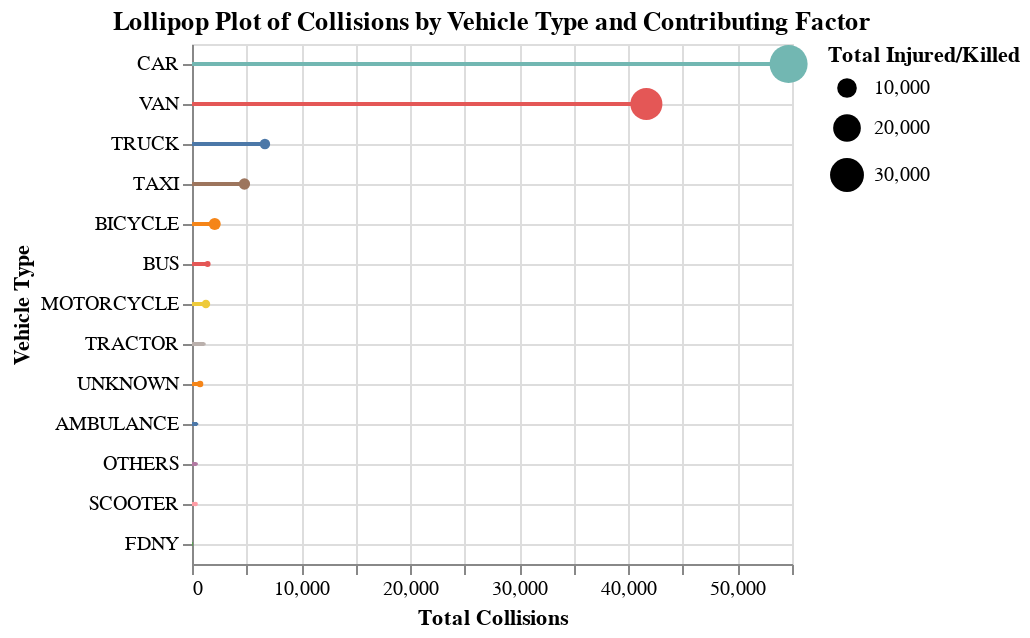

The notebook cell this image was saved under:
### Markdown cell above
BOLUDO, NORMALIZÁ EL NUMERO DE HERIDOS/MUERTOS POR EL NUMERO DE CRASHES PARA QUE SE PUEDAN VER MEJOR LAS BOLITAS

### Code cell
lolli = alt.Chart(df).mark_bar(
    size=2
).encode(
    x=alt.X('TOTAL COLLISIONS:Q',
            title='Total Collisions'),
    y=alt.Y('VEHICLE TYPE CODE 1:N',
            title='Vehicle Type',
            sort=alt.EncodingSortField(field="TOTAL COLLISIONS", order="descending"),
            axis=alt.Axis(labelAngle=0, grid=True)),
    color=alt.Color('VEHICLE TYPE CODE 1:N',
                    title='Vehicle Type',
                    legend=None),
)

pop = alt.Chart(df).mark_circle(
    tooltip=True,
    opacity=1
).encode(
    x=alt.X('TOTAL COLLISIONS:Q',
            title='Total Collisions'),
    y=alt.Y('VEHICLE TYPE CODE 1:N',
            title='Vehicle Type',
            sort=alt.EncodingSortField(
                field="TOTAL COLLISIONS",
                order="descending"),
            axis=alt.Axis(labelAngle=0, grid=True)),
    size=alt.Size('TOTAL INJURED/KILLED:Q',
                    title='Total Injured/Killed'),
    color=alt.Color('VEHICLE TYPE CODE 1:N',
                    title='Vehicle Type',
                    legend=None),
    tooltip=['VEHICLE TYPE CODE 1:N', 'TOTAL COLLISIONS:Q', 'TOTAL INJURED/KILLED:Q']
).properties(
    title='Lollipop Plot of Collisions by Vehicle Type and Contributing Factor'
)

lolli + pop

### Figure 1 — Vega specification as saved in the notebook (floating-point values rounded to 4 significant figures)
{"$schema": "https://vega.github.io/schema/vega/v5.json", "data": [{"name": "source_0"}, {"name": "data_1", "values": [{"TOTAL COLLISIONS": 470, "TOTAL COLLISIONS_end": 470.0, "TOTAL COLLISIONS_start": 0.0, "VEHICLE TYPE CODE 1": "AMBULANCE"}, {"TOTAL COLLISIONS": 2083, "TOTAL COLLISIONS_end": 2083.0, "TOTAL COLLISIONS_start": 0.0, "VEHICLE TYPE CODE 1": "BICYCLE"}, {"TOTAL COLLISIONS": 1430, "TOTAL COLLISIONS_end": 1430.0, "TOTAL COLLISIONS_start": 0.0, "VEHICLE TYPE CODE 1": "BUS"}, {"TOTAL COLLISIONS": 54690, "TOTAL COLLISIONS_end": 54690.0, "TOTAL COLLISIONS_start": 0.0, "VEHICLE TYPE CODE 1": "CAR"}, {"TOTAL COLLISIONS": 76, "TOTAL COLLISIONS_end": 76.0, "TOTAL COLLISIONS_start": 0.0, "VEHICLE TYPE CODE 1": "FDNY"}, {"TOTAL COLLISIONS": 1275, "TOTAL COLLISIONS_end": 1275.0, "TOTAL COLLISIONS_start": 0.0, "VEHICLE TYPE CODE 1": "MOTORCYCLE"}, {"TOTAL COLLISIONS": 414, "TOTAL COLLISIONS_end": 414.0, "TOTAL COLLISIONS_start": 0.0, "VEHICLE TYPE CODE 1": "OTHERS"}, {"TOTAL COLLISIONS": 324, "TOTAL COLLISIONS_end": 324.0, "TOTAL COLLISIONS_start": 0.0, "VEHICLE TYPE CODE 1": "SCOOTER"}, {"TOTAL COLLISIONS": 4806, "TOTAL COLLISIONS_end": 4806.0, "TOTAL COLLISIONS_start": 0.0, "VEHICLE TYPE CODE 1": "TAXI"}, {"TOTAL COLLISIONS": 1098, "TOTAL COLLISIONS_end": 1098.0, "TOTAL COLLISIONS_start": 0.0, "VEHICLE TYPE CODE 1": "TRACTOR"}, {"TOTAL COLLISIONS": 6684, "TOTAL COLLISIONS_end": 6684.0, "TOTAL COLLISIONS_start": 0.0, "VEHICLE TYPE CODE 1": "TRUCK"}, {"TOTAL COLLISIONS": 739, "TOTAL COLLISIONS_end": 739.0, "TOTAL COLLISIONS_start": 0.0, "VEHICLE TYPE CODE 1": "UNKNOWN"}, {"TOTAL COLLISIONS": 41651, "TOTAL COLLISIONS_end": 41650.0, "TOTAL COLLISIONS_start": 0.0, "VEHICLE TYPE CODE 1": "VAN"}]}, {"name": "data_2", "values": [{"TOTAL COLLISIONS": 470, "TOTAL INJURED/KILLED": 160.0, "VEHICLE TYPE CODE 1": "AMBULANCE"}, {"TOTAL COLLISIONS": 2083, "TOTAL INJURED/KILLED": 3765.0, "VEHICLE TYPE CODE 1": "BICYCLE"}, {"TOTAL COLLISIONS": 1430, "TOTAL INJURED/KILLED": 944.0, "VEHICLE TYPE CODE 1": "BUS"}, {"TOTAL COLLISIONS": 54690, "TOTAL INJURED/KILLED": 37630.0, "VEHICLE TYPE CODE 1": "CAR"}, {"TOTAL COLLISIONS": 76, "TOTAL INJURED/KILLED": 20.0, "VEHICLE TYPE CODE 1": "FDNY"}, {"TOTAL COLLISIONS": 1275, "TOTAL INJURED/KILLED": 1910.0, "VEHICLE TYPE CODE 1": "MOTORCYCLE"}, {"TOTAL COLLISIONS": 414, "TOTAL INJURED/KILLED": 216.0, "VEHICLE TYPE CODE 1": "OTHERS"}, {"TOTAL COLLISIONS": 324, "TOTAL INJURED/KILLED": 578.0, "VEHICLE TYPE CODE 1": "SCOOTER"}, {"TOTAL COLLISIONS": 4806, "TOTAL INJURED/KILLED": 3353.0, "VEHICLE TYPE CODE 1": "TAXI"}, {"TOTAL COLLISIONS": 1098, "TOTAL INJURED/KILLED": 340.0, "VEHICLE TYPE CODE 1": "TRACTOR"}, {"TOTAL COLLISIONS": 6684, "TOTAL INJURED/KILLED": 2874.0, "VEHICLE TYPE CODE 1": "TRUCK"}, {"TOTAL COLLISIONS": 739, "TOTAL INJURED/KILLED": 1108.0, "VEHICLE TYPE CODE 1": "UNKNOWN"}, {"TOTAL COLLISIONS": 41651, "TOTAL INJURED/KILLED": 26790.0, "VEHICLE TYPE CODE 1": "VAN"}]}, {"name": "source_0_y_domain_VEHICLE TYPE CODE 1", "values": [{"VEHICLE TYPE CODE 1": "AMBULANCE", "sort_field": 470}, {"VEHICLE TYPE CODE 1": "BICYCLE", "sort_field": 2083}, {"VEHICLE TYPE CODE 1": "BUS", "sort_field": 1430}, {"VEHICLE TYPE CODE 1": "CAR", "sort_field": 54690}, {"VEHICLE TYPE CODE 1": "FDNY", "sort_field": 76}, {"VEHICLE TYPE CODE 1": "MOTORCYCLE", "sort_field": 1275}, {"VEHICLE TYPE CODE 1": "OTHERS", "sort_field": 414}, {"VEHICLE TYPE CODE 1": "SCOOTER", "sort_field": 324}, {"VEHICLE TYPE CODE 1": "TAXI", "sort_field": 4806}, {"VEHICLE TYPE CODE 1": "TRACTOR", "sort_field": 1098}, {"VEHICLE TYPE CODE 1": "TRUCK", "sort_field": 6684}, {"VEHICLE TYPE CODE 1": "UNKNOWN", "sort_field": 739}, {"VEHICLE TYPE CODE 1": "VAN", "sort_field": 41651}]}, {"name": "data_1_color_domain_VEHICLE TYPE CODE 1_0", "values": [{"VEHICLE TYPE CODE 1": "AMBULANCE"}, {"VEHICLE TYPE CODE 1": "BICYCLE"}, {"VEHICLE TYPE CODE 1": "BUS"}, {"VEHICLE TYPE CODE 1": "CAR"}, {"VEHICLE TYPE CODE 1": "FDNY"}, {"VEHICLE TYPE CODE 1": "MOTORCYCLE"}, {"VEHICLE TYPE CODE 1": "OTHERS"}, {"VEHICLE TYPE CODE 1": "SCOOTER"}, {"VEHICLE TYPE CODE 1": "TAXI"}, {"VEHICLE TYPE CODE 1": "TRACTOR"}, {"VEHICLE TYPE CODE 1": "TRUCK"}, {"VEHICLE TYPE CODE 1": "UNKNOWN"}, {"VEHICLE TYPE CODE 1": "VAN"}]}, {"name": "data_2_color_domain_VEHICLE TYPE CODE 1_1", "values": [{"VEHICLE TYPE CODE 1": "AMBULANCE"}, {"VEHICLE TYPE CODE 1": "BICYCLE"}, {"VEHICLE TYPE CODE 1": "BUS"}, {"VEHICLE TYPE CODE 1": "CAR"}, {"VEHICLE TYPE CODE 1": "FDNY"}, {"VEHICLE TYPE CODE 1": "MOTORCYCLE"}, {"VEHICLE TYPE CODE 1": "OTHERS"}, {"VEHICLE TYPE CODE 1": "SCOOTER"}, {"VEHICLE TYPE CODE 1": "TAXI"}, {"VEHICLE TYPE CODE 1": "TRACTOR"}, {"VEHICLE TYPE CODE 1": "TRUCK"}, {"VEHICLE TYPE CODE 1": "UNKNOWN"}, {"VEHICLE TYPE CODE 1": "VAN"}]}, {"name": "data_2_size_domain_TOTAL INJURED/KILLED", "values": [{"min": 20.0, "max": 37630.0}]}], "signals": [{"name": "y_step", "value": 20}, {"name": "height", "update": "bandspace(domain('y').length, 0.1, 0.05) * y_step"}], "marks": [{"type": "rect", "name": "layer_0_marks", "from": {"data": "data_1"}, "encode": {"update": {"height": {"value": 2}, "fill": {"field": "VEHICLE TYPE CODE 1", "scale": "color"}, "description": {"signal": "\"Total Collisions: \" + (format(datum[\"TOTAL COLLISIONS\"], \"\")) + \"; Vehicle Type: \" + (isValid(datum[\"VEHICLE TYPE CODE 1\"]) ? datum[\"VEHICLE TYPE CODE 1\"] : \"\"+datum[\"VEHICLE TYPE CODE 1\"])"}, "x": {"field": "TOTAL COLLISIONS_end", "scale": "x"}, "x2": {"field": "TOTAL COLLISIONS_start", "scale": "x"}, "ariaRoleDescription": {"value": "bar"}, "yc": {"field": "VEHICLE TYPE CODE 1", "scale": "y", "band": 0.5}}}, "style": ["bar"]}, {"type": "symbol", "name": "layer_1_marks", "from": {"data": "data_2"}, "encode": {"update": {"opacity": {"value": 1}, "y": {"field": "VEHICLE TYPE CODE 1", "scale": "y", "band": 0.5}, "ariaRoleDescription": {"value": "circle"}, "x": {"field": "TOTAL COLLISIONS", "scale": "x"}, "description": {"signal": "\"Total Collisions: \" + (format(datum[\"TOTAL COLLISIONS\"], \"\")) + \"; Vehicle Type: \" + (isValid(datum[\"VEHICLE TYPE CODE 1\"]) ? datum[\"VEHICLE TYPE CODE 1\"] : \"\"+datum[\"VEHICLE TYPE CODE 1\"]) + \"; Total Injured/Killed: \" + (format(datum[\"TOTAL INJURED/KILLED\"], \"\")) + \"; VEHICLE TYPE CODE 1: \" + (isValid(datum[\"VEHICLE TYPE CODE 1\"]) ? datum[\"VEHICLE TYPE CODE 1\"] : \"\"+datum[\"VEHICLE TYPE CODE 1\"]) + \"; TOTAL COLLISIONS: \" + (format(datum[\"TOTAL COLLISIONS\"], \"\")) + \"; TOTAL INJURED/KILLED: \" + (format(datum[\"TOTAL INJURED/KILLED\"], \"\"))"}, "tooltip": {"signal": "{\"VEHICLE TYPE CODE 1\": isValid(datum[\"VEHICLE TYPE CODE 1\"]) ? datum[\"VEHICLE TYPE CODE 1\"] : \"\"+datum[\"VEHICLE TYPE CODE 1\"], \"TOTAL COLLISIONS\": format(datum[\"TOTAL COLLISIONS\"], \"\"), \"TOTAL INJURED/KILLED\": format(datum[\"TOTAL INJURED/KILLED\"], \"\")}"}, "size": {"field": "TOTAL INJURED/KILLED", "scale": "size"}, "fill": {"field": "VEHICLE TYPE CODE 1", "scale": "color"}, "shape": {"value": "circle"}}}, "style": ["circle"]}], "scales": [{"name": "x", "type": "linear", "domain": {"fields": [{"data": "data_1", "field": "TOTAL COLLISIONS_start"}, {"data": "data_1", "field": "TOTAL COLLISIONS_end"}, {"data": "data_2", "field": "TOTAL COLLISIONS"}]}, "range": [0, {"signal": "width"}], "nice": true, "zero": true}, {"name": "y", "type": "band", "domain": {"data": "source_0_y_domain_VEHICLE TYPE CODE 1", "field": "VEHICLE TYPE CODE 1", "sort": {"op": "max", "field": "sort_field", "order": "descending"}}, "range": {"step": {"signal": "y_step"}}, "paddingInner": 0.1, "paddingOuter": 0.05}, {"name": "color", "type": "ordinal", "domain": {"fields": [{"data": "data_1_color_domain_VEHICLE TYPE CODE 1_0", "field": "VEHICLE TYPE CODE 1"}, {"data": "data_2_color_domain_VEHICLE TYPE CODE 1_1", "field": "VEHICLE TYPE CODE 1"}], "sort": true}, "range": "category"}, {"name": "size", "type": "linear", "domain": [{"signal": "(data(\"data_2_size_domain_TOTAL INJURED/KILLED\")[0] || {}).min"}, {"signal": "(data(\"data_2_size_domain_TOTAL INJURED/KILLED\")[0] || {}).max"}], "range": [0, 361], "zero": true}], "axes": [{"scale": "x", "ticks": false, "domain": false, "aria": false, "zindex": 0, "orient": "bottom", "tickCount": {"signal": "ceil(width/40)"}, "grid": true, "gridScale": "y", "labels": false, "maxExtent": 0, "minExtent": 0}, {"scale": "y", "grid": true, "domain": false, "maxExtent": 0, "aria": false, "ticks": false, "gridScale": "x", "orient": "left", "minExtent": 0, "labels": false, "zindex": 0}, {"scale": "x", "grid": false, "zindex": 0, "orient": "bottom", "title": "Total Collisions", "labelFlush": true, "labelOverlap": true, "tickCount": {"signal": "ceil(width/40)"}}, {"scale": "y", "zindex": 0, "grid": false, "orient": "left", "title": "Vehicle Type", "labelAngle": 0, "labelAlign": "right"}], "title": {"text": "Lollipop Plot of Collisions by Vehicle Type and Contributing Factor", "frame": "group"}, "style": "cell", "legends": [{"title": "Total Injured/Killed", "size": "size", "symbolType": "circle", "encode": {"symbols": {"update": {"fill": {"value": "black"}, "fillOpacity": {"value": 1}, "opacity": {"value": 1}, "stroke": {"value": "transparent"}}}}}], "padding": 5, "background": "white", "width": 300}
